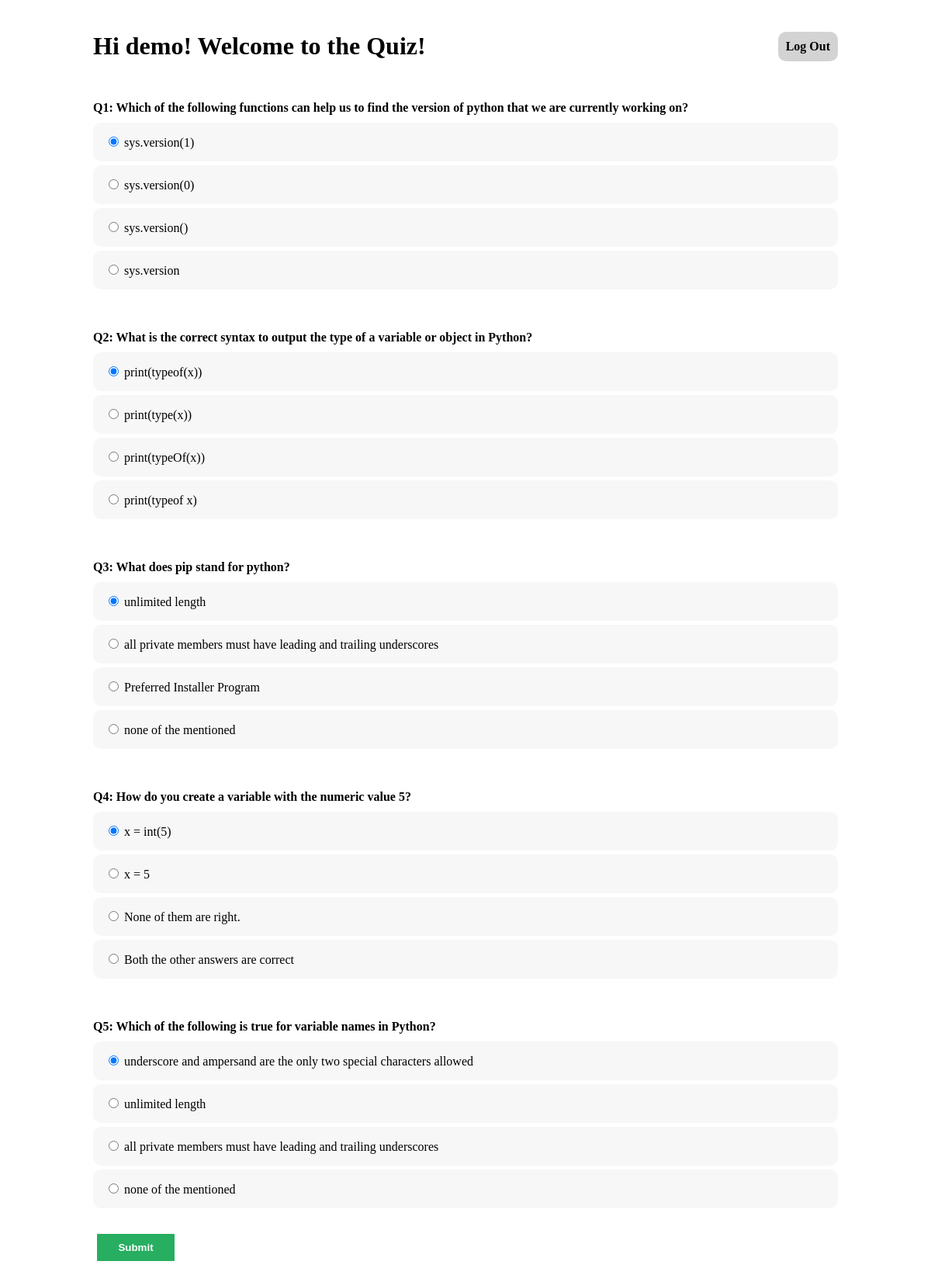
Page /quiz/ (signed in) on the committed database.
### quiz_app/models.py (models this page shows, shortened)
class Question(models.Model):
    question_text = models.CharField(max_length=200)
    pub_date = models.DateTimeField('date published')

class Choice(models.Model):
    question = models.ForeignKey(Question, on_delete=models.CASCADE)
    choice_text = models.CharField(max_length=200)
    votes = models.IntegerField(default=0)

### quiz_app/views.py (the view)
# urls.py: path('quiz/', views.IndexView.as_view(), name='index'),
class IndexView(generic.ListView):
    template_name = 'quiz_app/index.html'
    context_object_name = 'random_question_list'
    def get_queryset(self):
        return Question.objects.order_by('?')[:5]

### quiz_app/templates/quiz_app/index.html (shortened to what this page needs)
<html>
    <head>
    </head>
    <body>
    {% block content %}
        {% if user.is_authenticated %}
            <div class="quiz">
                <div style="display: flex;align-items: center;">
                    <h1>Hi {{ user.first_name }}! Welcome to the Quiz!</h1>
                    <div id="displaytimer" class="logout-btn" style="margin-left: auto">
                        <b><a href="{% url 'logout' %}" style="text-decoration: none; color: black">Log Out</a></b>
                    </div>
                </div>
                {% if random_question_list %}
                    <form method='post' action="{% url 'quiz_app:add_score' %}">
                    {% for question  in random_question_list%}
                    <div class="form-group">
                        <label class="quiz-question" for="question" id="q-{{ question.id }}">Q{{ forloop.counter }}: {{question.question_text}}</label>
                    </div>
                    <div class="form-check">
                        <ul>
                        {% for choice in question.choice_set.all %}
                            <li class="quiz-answer">
                            <div class="form-check">
                                {% if forloop.counter == 1 %}
                                    <input class="form-check-input" type="radio" name="q-{{question.id}}" id=choice{{ forloop.counter }} value="{{ choice.id }}" checked>
                                {% else %}
                                    <input class="form-check-input" type="radio" name="q-{{question.id}}" id=choice{{ forloop.counter }} value="{{ choice.id }}">
                                {% endif %}
                                <label class="form-check-label" for="choice{{ forloop.counter }}">
                                    {{ choice.choice_text }}
                                </label>
                            </div>
                            </li>
                        {% endfor %}
                        </ul>
                        <br>
                    </div>
                    {% endfor %}
                    <button type="submit" class="submit">Submit</button>
                  </form>
                {% else %}
                    <p>No questions are available.</p>
                {% endif %}
            </div>
        {% else %}
            <p>You are not logged in</p>
            <a href="{% url 'login' %}">Log In</a>
        {% endif %}
    {% endblock %}
    </body>
</html>

### quiz_app/templates/quiz_app/index.html (style rules this page uses)
body { margin:0; padding:20px; }
.quiz { padding:0 30px 20px 30px; max-width:960px; margin:0 auto; }
ul { list-style:none; padding:0; margin:0; }
.quiz-question { font-weight:bold; display:block; padding:30px 0 10px 0; margin:0; }
.quiz-answer { margin:0; padding:15px; background:#f7f7f7; margin-bottom: 5px; cursor: pointer; border-radius: 10px; }
.submit { width: 100px; background: #27AE60; font-weight: bold; color: white; border: 0 none; border-radius: 1px; cursor: pointer; padding: 10px 5px; margin: 10px 5px; }
.logout-btn { background: #d3d3d3; padding: 10px; border-radius: 10px; }

### rows in the picture
Question: question_text "Which of the following functions can help us to find the version of python that we are currently working on?"
Choice: choice_text "sys.version(1)"
Choice: choice_text "sys.version(0)"
Choice: choice_text "sys.version()"
Choice: choice_text "sys.version"
Question: question_text "What is the correct syntax to output the type of a variable or object in Python?"
Choice: choice_text "print(typeof(x))"
Choice: choice_text "print(type(x))"
Choice: choice_text "print(typeOf(x))"
Choice: choice_text "print(typeof x)"
Question: question_text "What does pip stand for python?"
Choice: choice_text "unlimited length"
Choice: choice_text "all private members must have leading and trailing underscores"
Choice: choice_text "Preferred Installer Program"
Choice: choice_text "none of the mentioned"
Question: question_text "How do you create a variable with the numeric value 5?"
Choice: choice_text "x = int(5)"
Choice: choice_text "x = 5"
Choice: choice_text "None of them are right."
Choice: choice_text "Both the other answers are correct"
Question: question_text "Which of the following is true for variable names in Python?"
Choice: choice_text "underscore and ampersand are the only two special characters allowed"
Choice: choice_text "unlimited length"
Choice: choice_text "all private members must have leading and trailing underscores"
Choice: choice_text "none of the mentioned"

### other values in the picture
{{ user.first_name }} "demo"
